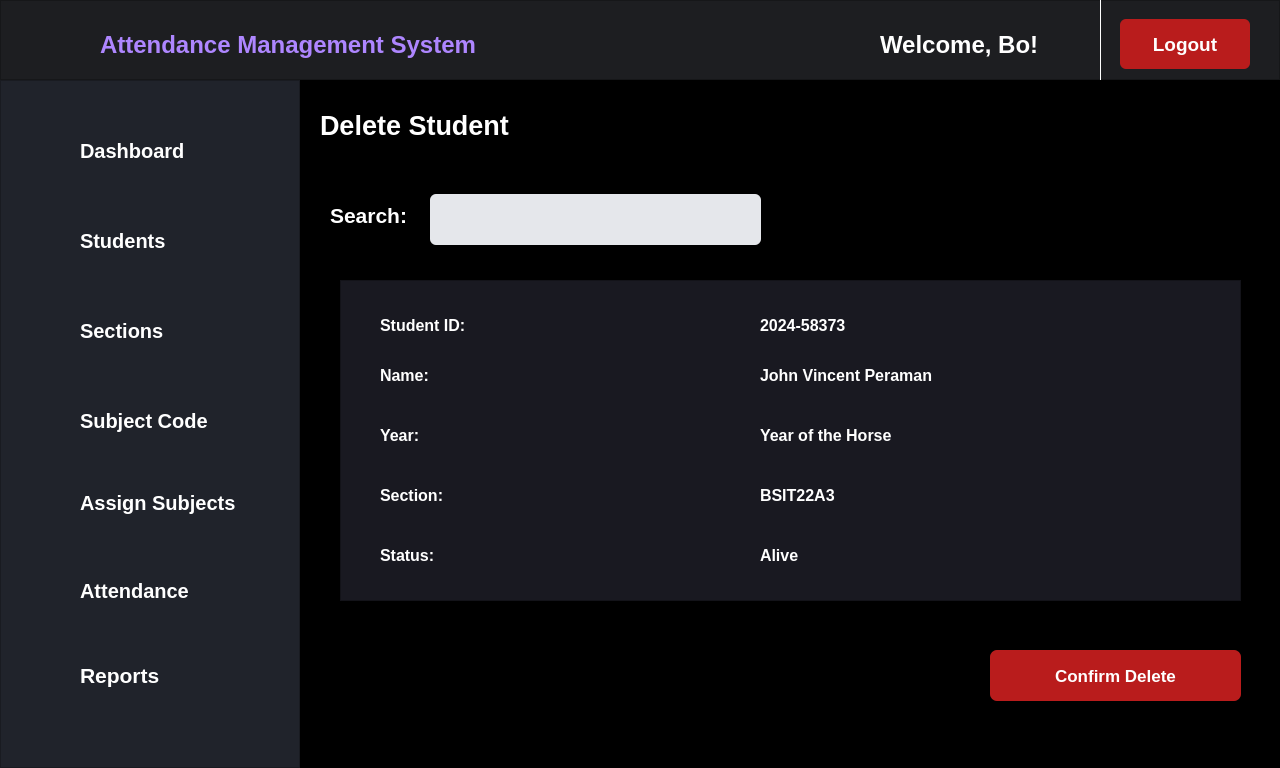
<?xml version="1.0" encoding="UTF-8"?>
<ui version="4.0">
 <class>MainWindow</class>
 <widget class="QMainWindow" name="MainWindow">
  <property name="geometry">
   <rect>
    <x>0</x>
    <y>0</y>
    <width>1280</width>
    <height>768</height>
   </rect>
  </property>
  <property name="minimumSize">
   <size>
    <width>1280</width>
    <height>768</height>
   </size>
  </property>
  <property name="maximumSize">
   <size>
    <width>1280</width>
    <height>768</height>
   </size>
  </property>
  <property name="windowTitle">
   <string>MainWindow</string>
  </property>
  <property name="styleSheet">
   <string notr="true">QMainWindow {
    background-color: #000000;
}

QWidget#centralwidget {
    background-color: #000000;
}</string>
  </property>
  <widget class="QWidget" name="centralwidget">
   <widget class="QFrame" name="frame">
    <property name="geometry">
     <rect>
      <x>0</x>
      <y>0</y>
      <width>1280</width>
      <height>80</height>
     </rect>
    </property>
    <property name="styleSheet">
     <string notr="true">background-color: #1D1E21</string>
    </property>
    <property name="frameShape">
     <enum>QFrame::StyledPanel</enum>
    </property>
    <property name="frameShadow">
     <enum>QFrame::Raised</enum>
    </property>
    <widget class="QLabel" name="label">
     <property name="geometry">
      <rect>
       <x>100</x>
       <y>20</y>
       <width>520</width>
       <height>50</height>
      </rect>
     </property>
     <property name="font">
      <font>
       <family>Segoe UI</family>
       <pointsize>18</pointsize>
       <weight>75</weight>
       <bold>true</bold>
      </font>
     </property>
     <property name="styleSheet">
      <string notr="true">color: #AE86FF;
</string>
     </property>
     <property name="text">
      <string>Attendance Management System</string>
     </property>
    </widget>
    <widget class="QLabel" name="label_2">
     <property name="geometry">
      <rect>
       <x>880</x>
       <y>30</y>
       <width>210</width>
       <height>30</height>
      </rect>
     </property>
     <property name="font">
      <font>
       <family>Segoe UI</family>
       <pointsize>18</pointsize>
       <weight>75</weight>
       <bold>true</bold>
      </font>
     </property>
     <property name="styleSheet">
      <string notr="true">color: #FFFFFF;
</string>
     </property>
     <property name="text">
      <string>Welcome, Bo!</string>
     </property>
    </widget>
    <widget class="Line" name="myLine">
     <property name="geometry">
      <rect>
       <x>1100</x>
       <y>0</y>
       <width>1</width>
       <height>80</height>
      </rect>
     </property>
     <property name="styleSheet">
      <string notr="true">#myLine {
    background-color: white;
    max-width: 1px;
    border: none;
}

</string>
     </property>
     <property name="orientation">
      <enum>Qt::Vertical</enum>
     </property>
    </widget>
    <widget class="QPushButton" name="logOutBtn">
     <property name="geometry">
      <rect>
       <x>1120</x>
       <y>19</y>
       <width>130</width>
       <height>50</height>
      </rect>
     </property>
     <property name="font">
      <font>
       <family>Segoe UI</family>
       <pointsize>14</pointsize>
       <weight>75</weight>
       <bold>true</bold>
      </font>
     </property>
     <property name="styleSheet">
      <string notr="true">QPushButton#logOutBtn {
    background-color: #b91c1c;
    color: white;
    padding: 8px 16px;
    border-radius: 6px;
}

QPushButton#logOutBtn:hover {
    background-color: #dc2626;
}</string>
     </property>
     <property name="text">
      <string>Logout</string>
     </property>
    </widget>
   </widget>
   <widget class="QFrame" name="sidebar">
    <property name="geometry">
     <rect>
      <x>0</x>
      <y>80</y>
      <width>300</width>
      <height>688</height>
     </rect>
    </property>
    <property name="minimumSize">
     <size>
      <width>300</width>
      <height>0</height>
     </size>
    </property>
    <property name="maximumSize">
     <size>
      <width>300</width>
      <height>16777215</height>
     </size>
    </property>
    <property name="styleSheet">
     <string notr="true">background-color: #20232B;</string>
    </property>
    <property name="frameShape">
     <enum>QFrame::StyledPanel</enum>
    </property>
    <property name="frameShadow">
     <enum>QFrame::Raised</enum>
    </property>
    <widget class="QPushButton" name="dasboardBtn">
     <property name="geometry">
      <rect>
       <x>70</x>
       <y>50</y>
       <width>151</width>
       <height>41</height>
      </rect>
     </property>
     <property name="font">
      <font>
       <family>Segoe UI</family>
       <pointsize>15</pointsize>
       <weight>75</weight>
       <bold>true</bold>
      </font>
     </property>
     <property name="cursor">
      <cursorShape>PointingHandCursor</cursorShape>
     </property>
     <property name="styleSheet">
      <string notr="true">QPushButton {
    color: #ffffff;
    background: transparent;
    border: none;
    text-align: left;
    padding: 10px;

}

QPushButton:hover {
    color: #7B2CFF;
}

QPushButton:checked {
    color: #7B2CFF;
    font-weight: bold;
}
</string>
     </property>
     <property name="text">
      <string>Dashboard</string>
     </property>
    </widget>
    <widget class="QPushButton" name="studentsBtn">
     <property name="geometry">
      <rect>
       <x>70</x>
       <y>140</y>
       <width>141</width>
       <height>41</height>
      </rect>
     </property>
     <property name="font">
      <font>
       <family>Segoe UI</family>
       <pointsize>15</pointsize>
       <weight>75</weight>
       <bold>true</bold>
      </font>
     </property>
     <property name="cursor">
      <cursorShape>PointingHandCursor</cursorShape>
     </property>
     <property name="styleSheet">
      <string notr="true">QPushButton {
    color: #FFFFFF;
    background: transparent;
    border: none;
    text-align: left;
    padding: 10px;
}

QPushButton:hover {
    color: #7B2CFF;
}

QPushButton:checked {
    color: #7B2CFF;
    font-weight: bold;
}</string>
     </property>
     <property name="text">
      <string>Students</string>
     </property>
    </widget>
    <widget class="QPushButton" name="sectionsBtn">
     <property name="geometry">
      <rect>
       <x>70</x>
       <y>230</y>
       <width>141</width>
       <height>41</height>
      </rect>
     </property>
     <property name="font">
      <font>
       <family>Segoe UI</family>
       <pointsize>15</pointsize>
       <weight>75</weight>
       <bold>true</bold>
      </font>
     </property>
     <property name="cursor">
      <cursorShape>PointingHandCursor</cursorShape>
     </property>
     <property name="styleSheet">
      <string notr="true">QPushButton {
    color: #FFFFFF;
    background: transparent;
    border: none;
    text-align: left;
    padding: 10px;
}

QPushButton:hover {
    color: #7B2CFF;
}

QPushButton:checked {
    color: #7B2CFF;
    font-weight: bold;
}</string>
     </property>
     <property name="text">
      <string>Sections</string>
     </property>
    </widget>
    <widget class="QPushButton" name="reportsBtn">
     <property name="geometry">
      <rect>
       <x>70</x>
       <y>570</y>
       <width>141</width>
       <height>51</height>
      </rect>
     </property>
     <property name="font">
      <font>
       <family>Segoe UI</family>
       <pointsize>16</pointsize>
       <weight>75</weight>
       <bold>true</bold>
      </font>
     </property>
     <property name="cursor">
      <cursorShape>PointingHandCursor</cursorShape>
     </property>
     <property name="styleSheet">
      <string notr="true">QPushButton {
    color: #FFFFFF;
    background: transparent;
    border: none;
    text-align: left;
    padding: 10px;
}

QPushButton:hover {
    color: #7B2CFF;
}

QPushButton:checked {
    color: #7B2CFF;
    font-weight: bold;
}</string>
     </property>
     <property name="text">
      <string>Reports</string>
     </property>
    </widget>
    <widget class="QPushButton" name="subjectCodeBtn">
     <property name="geometry">
      <rect>
       <x>70</x>
       <y>310</y>
       <width>181</width>
       <height>61</height>
      </rect>
     </property>
     <property name="font">
      <font>
       <family>Segoe UI</family>
       <pointsize>15</pointsize>
       <weight>75</weight>
       <bold>true</bold>
      </font>
     </property>
     <property name="cursor">
      <cursorShape>PointingHandCursor</cursorShape>
     </property>
     <property name="styleSheet">
      <string notr="true">QPushButton {
    color: #FFFFFF;
    background: transparent;
    border: none;
    text-align: left;
    padding: 10px;
}

QPushButton:hover {
    color: #7B2CFF;
}

QPushButton:checked {
    color: #7B2CFF;
    font-weight: bold;
}</string>
     </property>
     <property name="text">
      <string>Subject Code</string>
     </property>
    </widget>
    <widget class="QPushButton" name="assignSubjectsBtn">
     <property name="geometry">
      <rect>
       <x>70</x>
       <y>400</y>
       <width>190</width>
       <height>45</height>
      </rect>
     </property>
     <property name="font">
      <font>
       <family>Segoe UI</family>
       <pointsize>15</pointsize>
       <weight>75</weight>
       <bold>true</bold>
      </font>
     </property>
     <property name="cursor">
      <cursorShape>PointingHandCursor</cursorShape>
     </property>
     <property name="styleSheet">
      <string notr="true">QPushButton {
    color: #FFFFFF;
    background: transparent;
    border: none;
    text-align: left;
    padding: 10px;
}

QPushButton:hover {
    color: #7B2CFF;
}

QPushButton:checked {
    color: #7B2CFF;
    font-weight: bold;
}</string>
     </property>
     <property name="text">
      <string>Assign Subjects</string>
     </property>
    </widget>
    <widget class="QPushButton" name="attendanceBtn">
     <property name="geometry">
      <rect>
       <x>70</x>
       <y>490</y>
       <width>161</width>
       <height>41</height>
      </rect>
     </property>
     <property name="font">
      <font>
       <family>Segoe UI</family>
       <pointsize>15</pointsize>
       <weight>75</weight>
       <bold>true</bold>
      </font>
     </property>
     <property name="cursor">
      <cursorShape>PointingHandCursor</cursorShape>
     </property>
     <property name="styleSheet">
      <string notr="true">QPushButton {
    color: #FFFFFF;
    background: transparent;
    border: none;
    text-align: left;
    padding: 10px;
}

QPushButton:hover {
    color: #7B2CFF;
}

QPushButton:checked {
    color: #7B2CFF;
    font-weight: bold;
}</string>
     </property>
     <property name="text">
      <string>Attendance</string>
     </property>
    </widget>
   </widget>
   <widget class="QFrame" name="frame_2">
    <property name="geometry">
     <rect>
      <x>340</x>
      <y>280</y>
      <width>901</width>
      <height>321</height>
     </rect>
    </property>
    <property name="styleSheet">
     <string notr="true">background-color: #191921;</string>
    </property>
    <property name="frameShape">
     <enum>QFrame::StyledPanel</enum>
    </property>
    <property name="frameShadow">
     <enum>QFrame::Raised</enum>
    </property>
    <widget class="QLabel" name="label_5">
     <property name="geometry">
      <rect>
       <x>40</x>
       <y>30</y>
       <width>111</width>
       <height>31</height>
      </rect>
     </property>
     <property name="font">
      <font>
       <family>Segoe UI</family>
       <pointsize>12</pointsize>
       <weight>75</weight>
       <bold>true</bold>
      </font>
     </property>
     <property name="styleSheet">
      <string notr="true">color: white;</string>
     </property>
     <property name="text">
      <string>Student ID:</string>
     </property>
    </widget>
    <widget class="QLabel" name="label_6">
     <property name="geometry">
      <rect>
       <x>40</x>
       <y>80</y>
       <width>71</width>
       <height>31</height>
      </rect>
     </property>
     <property name="font">
      <font>
       <family>Segoe UI</family>
       <pointsize>12</pointsize>
       <weight>75</weight>
       <bold>true</bold>
      </font>
     </property>
     <property name="styleSheet">
      <string notr="true">color: white;</string>
     </property>
     <property name="text">
      <string>Name:</string>
     </property>
    </widget>
    <widget class="QLabel" name="label_7">
     <property name="geometry">
      <rect>
       <x>40</x>
       <y>140</y>
       <width>71</width>
       <height>31</height>
      </rect>
     </property>
     <property name="font">
      <font>
       <family>Segoe UI</family>
       <pointsize>12</pointsize>
       <weight>75</weight>
       <bold>true</bold>
      </font>
     </property>
     <property name="styleSheet">
      <string notr="true">color: white;</string>
     </property>
     <property name="text">
      <string>Year:</string>
     </property>
    </widget>
    <widget class="QLabel" name="label_8">
     <property name="geometry">
      <rect>
       <x>40</x>
       <y>200</y>
       <width>91</width>
       <height>31</height>
      </rect>
     </property>
     <property name="font">
      <font>
       <family>Segoe UI</family>
       <pointsize>12</pointsize>
       <weight>75</weight>
       <bold>true</bold>
      </font>
     </property>
     <property name="styleSheet">
      <string notr="true">color: white;</string>
     </property>
     <property name="text">
      <string>Section:</string>
     </property>
    </widget>
    <widget class="QLabel" name="label_9">
     <property name="geometry">
      <rect>
       <x>40</x>
       <y>260</y>
       <width>91</width>
       <height>31</height>
      </rect>
     </property>
     <property name="font">
      <font>
       <family>Segoe UI</family>
       <pointsize>12</pointsize>
       <weight>75</weight>
       <bold>true</bold>
      </font>
     </property>
     <property name="styleSheet">
      <string notr="true">color: white;</string>
     </property>
     <property name="text">
      <string>Status:</string>
     </property>
    </widget>
    <widget class="QLabel" name="label_10">
     <property name="geometry">
      <rect>
       <x>420</x>
       <y>30</y>
       <width>211</width>
       <height>31</height>
      </rect>
     </property>
     <property name="font">
      <font>
       <family>Segoe UI</family>
       <pointsize>12</pointsize>
       <weight>75</weight>
       <bold>true</bold>
      </font>
     </property>
     <property name="styleSheet">
      <string notr="true">color: white;</string>
     </property>
     <property name="text">
      <string>2024-58373</string>
     </property>
    </widget>
    <widget class="QLabel" name="label_11">
     <property name="geometry">
      <rect>
       <x>420</x>
       <y>80</y>
       <width>211</width>
       <height>31</height>
      </rect>
     </property>
     <property name="font">
      <font>
       <family>Segoe UI</family>
       <pointsize>12</pointsize>
       <weight>75</weight>
       <bold>true</bold>
      </font>
     </property>
     <property name="styleSheet">
      <string notr="true">color: white;</string>
     </property>
     <property name="text">
      <string>John Vincent Peraman</string>
     </property>
    </widget>
    <widget class="QLabel" name="label_12">
     <property name="geometry">
      <rect>
       <x>420</x>
       <y>140</y>
       <width>211</width>
       <height>31</height>
      </rect>
     </property>
     <property name="font">
      <font>
       <family>Segoe UI</family>
       <pointsize>12</pointsize>
       <weight>75</weight>
       <bold>true</bold>
      </font>
     </property>
     <property name="styleSheet">
      <string notr="true">color: white;</string>
     </property>
     <property name="text">
      <string>Year of the Horse</string>
     </property>
    </widget>
    <widget class="QLabel" name="label_13">
     <property name="geometry">
      <rect>
       <x>420</x>
       <y>200</y>
       <width>101</width>
       <height>31</height>
      </rect>
     </property>
     <property name="font">
      <font>
       <family>Segoe UI</family>
       <pointsize>12</pointsize>
       <weight>75</weight>
       <bold>true</bold>
      </font>
     </property>
     <property name="styleSheet">
      <string notr="true">color: white;</string>
     </property>
     <property name="text">
      <string>BSIT22A3</string>
     </property>
    </widget>
    <widget class="QLabel" name="label_14">
     <property name="geometry">
      <rect>
       <x>420</x>
       <y>260</y>
       <width>101</width>
       <height>31</height>
      </rect>
     </property>
     <property name="font">
      <font>
       <family>Segoe UI</family>
       <pointsize>12</pointsize>
       <weight>75</weight>
       <bold>true</bold>
      </font>
     </property>
     <property name="styleSheet">
      <string notr="true">color: white;</string>
     </property>
     <property name="text">
      <string>Alive</string>
     </property>
    </widget>
   </widget>
   <widget class="QLabel" name="label_3">
    <property name="geometry">
     <rect>
      <x>320</x>
      <y>100</y>
      <width>231</width>
      <height>51</height>
     </rect>
    </property>
    <property name="font">
     <font>
      <family>Segoe UI</family>
      <pointsize>20</pointsize>
      <weight>75</weight>
      <bold>true</bold>
     </font>
    </property>
    <property name="styleSheet">
     <string notr="true">color: white;</string>
    </property>
    <property name="text">
     <string>Delete Student</string>
    </property>
   </widget>
   <widget class="QLabel" name="label_4">
    <property name="geometry">
     <rect>
      <x>330</x>
      <y>200</y>
      <width>111</width>
      <height>31</height>
     </rect>
    </property>
    <property name="font">
     <font>
      <family>Segoe UI</family>
      <pointsize>16</pointsize>
      <weight>75</weight>
      <bold>true</bold>
     </font>
    </property>
    <property name="styleSheet">
     <string notr="true">color: white;</string>
    </property>
    <property name="text">
     <string>Search:</string>
    </property>
   </widget>
   <widget class="QLineEdit" name="lineText_1">
    <property name="geometry">
     <rect>
      <x>430</x>
      <y>194</y>
      <width>331</width>
      <height>51</height>
     </rect>
    </property>
    <property name="font">
     <font>
      <family>Segoe UI</family>
      <pointsize>12</pointsize>
      <weight>50</weight>
      <bold>false</bold>
     </font>
    </property>
    <property name="styleSheet">
     <string notr="true">QLineEdit {
	background-color: #e5e7eb;
    border-radius: 6px;
    padding: 6px;
}</string>
    </property>
   </widget>
   <widget class="QPushButton" name="deleteStudentBtn">
    <property name="geometry">
     <rect>
      <x>990</x>
      <y>650</y>
      <width>251</width>
      <height>51</height>
     </rect>
    </property>
    <property name="font">
     <font>
      <family>Segoe UI</family>
      <pointsize>13</pointsize>
      <weight>75</weight>
      <bold>true</bold>
     </font>
    </property>
    <property name="styleSheet">
     <string notr="true">QPushButton{
    color: white;
    background-color: #b91c1c;
    border-radius: 7px;
}

QPushButton#deleteStudentBtn:hover {
    background-color: #A50F0F;
}</string>
    </property>
    <property name="text">
     <string>Confirm Delete</string>
    </property>
   </widget>
  </widget>
 </widget>
 <resources/>
 <connections/>
</ui>
